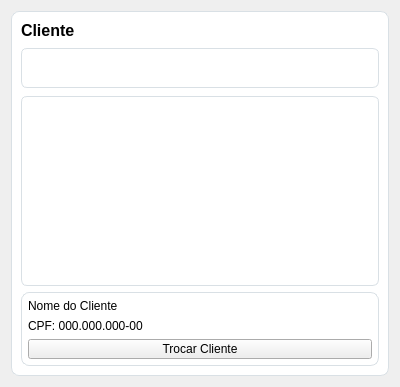
<?xml version="1.0" encoding="UTF-8"?>
<ui version="4.0">
 <class>Form</class>
 <widget class="QWidget" name="Form">
  <property name="geometry">
   <rect>
    <x>0</x>
    <y>0</y>
    <width>400</width>
    <height>387</height>
   </rect>
  </property>
  <property name="windowTitle">
   <string>Form</string>
  </property>
  <property name="styleSheet">
   <string notr="true">QFrame#customerSelectorFrame, QFrame#selectedCustomerFrame {
    background-color: white;
    border: 1px solid #D9E0E5;
    border-radius: 8px;
}
QLineEdit#customerSearchInput {
    border: 1px solid #D9E0E5;
    border-radius: 6px;
    padding: 8px;
    background-color: white;
}

QLineEdit#customerSearchInput:focus {
    border: 1px solid #8FA4B5;
}
QListWidget#customerResultsList {
    border: 1px solid #D9E0E5;
    border-radius: 6px;
    background-color: white;
}

QListWidget#customerResultsList::item {
    padding: 8px;
}

QListWidget#customerResultsList::item:selected {
    background-color: #E8EEF2;
    color: black;
}</string>
  </property>
  <layout class="QVBoxLayout" name="verticalLayout_2">
   <item>
    <widget class="QFrame" name="customerSelectorFrame">
     <property name="frameShape">
      <enum>QFrame::Shape::StyledPanel</enum>
     </property>
     <property name="frameShadow">
      <enum>QFrame::Shadow::Raised</enum>
     </property>
     <layout class="QVBoxLayout" name="verticalLayout_3">
      <item>
       <layout class="QVBoxLayout" name="customerLayout">
        <property name="spacing">
         <number>8</number>
        </property>
        <item>
         <widget class="QLabel" name="customerTitleLabel">
          <property name="font">
           <font>
            <pointsize>12</pointsize>
            <bold>true</bold>
           </font>
          </property>
          <property name="text">
           <string>Cliente</string>
          </property>
         </widget>
        </item>
        <item>
         <widget class="QLineEdit" name="customerSearchInput">
          <property name="minimumSize">
           <size>
            <width>0</width>
            <height>40</height>
           </size>
          </property>
         </widget>
        </item>
        <item>
         <widget class="QListWidget" name="customerResultsList">
          <property name="minimumSize">
           <size>
            <width>0</width>
            <height>100</height>
           </size>
          </property>
         </widget>
        </item>
       </layout>
      </item>
      <item>
       <widget class="QFrame" name="selectedCustomerFrame">
        <property name="minimumSize">
         <size>
          <width>0</width>
          <height>20</height>
         </size>
        </property>
        <property name="frameShape">
         <enum>QFrame::Shape::StyledPanel</enum>
        </property>
        <property name="frameShadow">
         <enum>QFrame::Shadow::Raised</enum>
        </property>
        <layout class="QVBoxLayout" name="verticalLayout_4">
         <property name="leftMargin">
          <number>6</number>
         </property>
         <property name="topMargin">
          <number>6</number>
         </property>
         <property name="rightMargin">
          <number>6</number>
         </property>
         <property name="bottomMargin">
          <number>6</number>
         </property>
         <item>
          <layout class="QVBoxLayout" name="selectedCustomerLayout">
           <item>
            <widget class="QLabel" name="selectedCustomerNameLabel">
             <property name="text">
              <string>Nome do Cliente</string>
             </property>
            </widget>
           </item>
           <item>
            <widget class="QLabel" name="selectedCustomerCpfLabel">
             <property name="text">
              <string>CPF: 000.000.000-00</string>
             </property>
            </widget>
           </item>
           <item>
            <widget class="QPushButton" name="changeCustomerButton">
             <property name="text">
              <string>Trocar Cliente</string>
             </property>
            </widget>
           </item>
          </layout>
         </item>
        </layout>
       </widget>
      </item>
     </layout>
    </widget>
   </item>
  </layout>
 </widget>
 <resources/>
 <connections/>
</ui>
